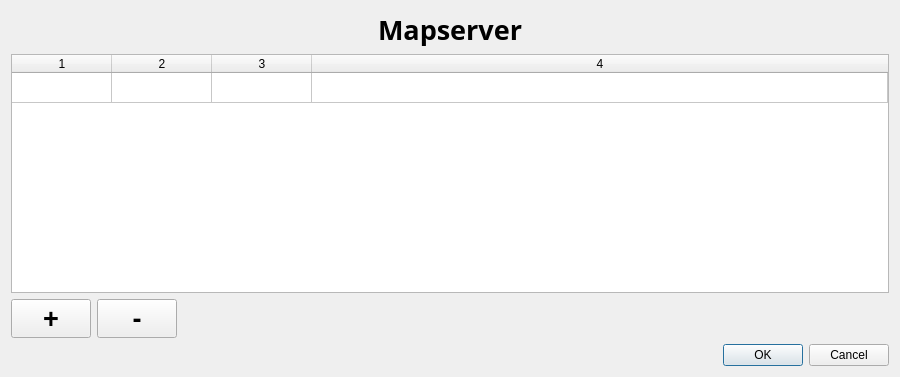
<?xml version="1.0" encoding="UTF-8"?>
<ui version="4.0">
 <class>MapserverDialog</class>
 <widget class="QDialog" name="MapserverDialog">
  <property name="geometry">
   <rect>
    <x>0</x>
    <y>0</y>
    <width>900</width>
    <height>377</height>
   </rect>
  </property>
  <property name="windowTitle">
   <string>Dialog</string>
  </property>
  <layout class="QVBoxLayout" name="verticalLayout">
   <item>
    <layout class="QHBoxLayout" name="horizontalLayout">
     <item>
      <spacer name="horizontalSpacer">
       <property name="orientation">
        <enum>Qt::Horizontal</enum>
       </property>
       <property name="sizeHint" stdset="0">
        <size>
         <width>40</width>
         <height>20</height>
        </size>
       </property>
      </spacer>
     </item>
     <item>
      <widget class="QLabel" name="label">
       <property name="font">
        <font>
         <family>Linux Libertine O</family>
         <pointsize>20</pointsize>
         <weight>75</weight>
         <bold>true</bold>
        </font>
       </property>
       <property name="text">
        <string>Mapserver</string>
       </property>
      </widget>
     </item>
     <item>
      <spacer name="horizontalSpacer_2">
       <property name="orientation">
        <enum>Qt::Horizontal</enum>
       </property>
       <property name="sizeHint" stdset="0">
        <size>
         <width>40</width>
         <height>20</height>
        </size>
       </property>
      </spacer>
     </item>
    </layout>
   </item>
   <item>
    <widget class="QTableWidget" name="table">
     <property name="showDropIndicator" stdset="0">
      <bool>true</bool>
     </property>
     <property name="alternatingRowColors">
      <bool>true</bool>
     </property>
     <property name="selectionMode">
      <enum>QAbstractItemView::SingleSelection</enum>
     </property>
     <property name="selectionBehavior">
      <enum>QAbstractItemView::SelectRows</enum>
     </property>
     <property name="iconSize">
      <size>
       <width>0</width>
       <height>1</height>
      </size>
     </property>
     <property name="showGrid">
      <bool>true</bool>
     </property>
     <property name="sortingEnabled">
      <bool>false</bool>
     </property>
     <property name="cornerButtonEnabled">
      <bool>false</bool>
     </property>
     <property name="rowCount">
      <number>1</number>
     </property>
     <property name="columnCount">
      <number>4</number>
     </property>
     <attribute name="horizontalHeaderVisible">
      <bool>true</bool>
     </attribute>
     <attribute name="horizontalHeaderCascadingSectionResizes">
      <bool>false</bool>
     </attribute>
     <attribute name="horizontalHeaderHighlightSections">
      <bool>false</bool>
     </attribute>
     <attribute name="horizontalHeaderShowSortIndicator" stdset="0">
      <bool>false</bool>
     </attribute>
     <attribute name="horizontalHeaderStretchLastSection">
      <bool>true</bool>
     </attribute>
     <attribute name="verticalHeaderVisible">
      <bool>false</bool>
     </attribute>
     <attribute name="verticalHeaderVisible">
      <bool>false</bool>
     </attribute>
     <attribute name="horizontalHeaderShowSortIndicator" stdset="0">
      <bool>false</bool>
     </attribute>
     <attribute name="horizontalHeaderStretchLastSection">
      <bool>true</bool>
     </attribute>
     <attribute name="horizontalHeaderCascadingSectionResizes">
      <bool>false</bool>
     </attribute>
     <attribute name="horizontalHeaderVisible">
      <bool>true</bool>
     </attribute>
     <attribute name="horizontalHeaderHighlightSections">
      <bool>false</bool>
     </attribute>
     <row/>
     <column/>
     <column/>
     <column/>
     <column/>
    </widget>
   </item>
   <item>
    <layout class="QHBoxLayout" name="horizontalLayout_2">
     <item>
      <widget class="QPushButton" name="pushButton">
       <property name="font">
        <font>
         <pointsize>20</pointsize>
         <weight>75</weight>
         <bold>true</bold>
        </font>
       </property>
       <property name="toolTip">
        <string>Server hinzufügen</string>
       </property>
       <property name="text">
        <string>+</string>
       </property>
      </widget>
     </item>
     <item>
      <widget class="QPushButton" name="pushButton_2">
       <property name="font">
        <font>
         <pointsize>20</pointsize>
         <weight>75</weight>
         <bold>true</bold>
        </font>
       </property>
       <property name="toolTip">
        <string>gewählten Server löschen</string>
       </property>
       <property name="text">
        <string>-</string>
       </property>
      </widget>
     </item>
     <item>
      <spacer name="horizontalSpacer_3">
       <property name="orientation">
        <enum>Qt::Horizontal</enum>
       </property>
       <property name="sizeHint" stdset="0">
        <size>
         <width>40</width>
         <height>20</height>
        </size>
       </property>
      </spacer>
     </item>
    </layout>
   </item>
   <item>
    <widget class="QDialogButtonBox" name="buttonBox">
     <property name="orientation">
      <enum>Qt::Horizontal</enum>
     </property>
     <property name="standardButtons">
      <set>QDialogButtonBox::Cancel|QDialogButtonBox::Ok</set>
     </property>
    </widget>
   </item>
  </layout>
 </widget>
 <resources/>
 <connections>
  <connection>
   <sender>buttonBox</sender>
   <signal>accepted()</signal>
   <receiver>MapserverDialog</receiver>
   <slot>accept()</slot>
   <hints>
    <hint type="sourcelabel">
     <x>448</x>
     <y>364</y>
    </hint>
    <hint type="destinationlabel">
     <x>157</x>
     <y>274</y>
    </hint>
   </hints>
  </connection>
  <connection>
   <sender>buttonBox</sender>
   <signal>rejected()</signal>
   <receiver>MapserverDialog</receiver>
   <slot>reject()</slot>
   <hints>
    <hint type="sourcelabel">
     <x>516</x>
     <y>370</y>
    </hint>
    <hint type="destinationlabel">
     <x>286</x>
     <y>274</y>
    </hint>
   </hints>
  </connection>
  <connection>
   <sender>pushButton</sender>
   <signal>clicked()</signal>
   <receiver>MapserverDialog</receiver>
   <slot>addServer()</slot>
   <hints>
    <hint type="sourcelabel">
     <x>33</x>
     <y>244</y>
    </hint>
    <hint type="destinationlabel">
     <x>34</x>
     <y>264</y>
    </hint>
   </hints>
  </connection>
  <connection>
   <sender>pushButton_2</sender>
   <signal>clicked()</signal>
   <receiver>MapserverDialog</receiver>
   <slot>removeServer()</slot>
   <hints>
    <hint type="sourcelabel">
     <x>88</x>
     <y>245</y>
    </hint>
    <hint type="destinationlabel">
     <x>85</x>
     <y>302</y>
    </hint>
   </hints>
  </connection>
 </connections>
 <slots>
  <slot>addServer()</slot>
  <slot>removeServer()</slot>
 </slots>
</ui>
